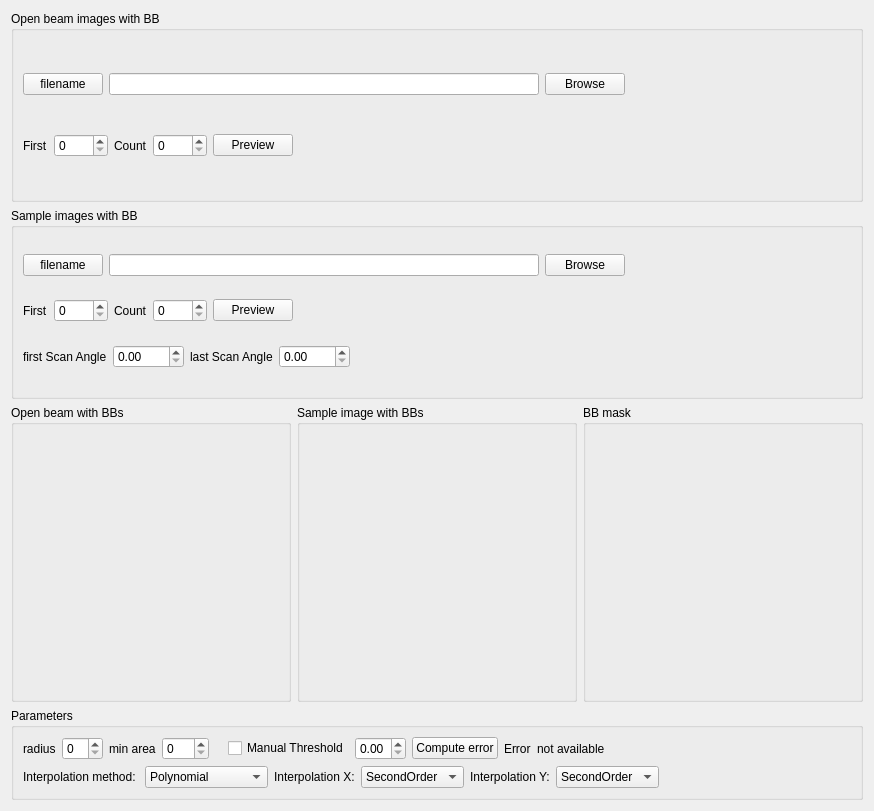
     <widget class="QWidget" name="tab_2">
      <attribute name="title">
       <string>BB images </string>
      </attribute>
      <layout class="QVBoxLayout" name="verticalLayout_3">
       <item>
        <widget class="QGroupBox" name="groupBox">
         <property name="title">
          <string>Open beam images with BB</string>
         </property>
         <layout class="QVBoxLayout" name="verticalLayout_5">
          <item>
           <layout class="QHBoxLayout" name="horizontalLayout_25">
            <item>
             <layout class="QVBoxLayout" name="verticalLayout_8">
              <item>
               <layout class="QHBoxLayout" name="horizontalLayout_17">
                <item>
                 <widget class="QPushButton" name="pushButton_filenameOBBB">
                  <property name="toolTip">
                   <string>&lt;html&gt;&lt;head/&gt;&lt;body&gt;&lt;p&gt;click to copy the filename&lt;/p&gt;&lt;/body&gt;&lt;/html&gt;</string>
                  </property>
                  <property name="text">
                   <string>filename</string>
                  </property>
                 </widget>
                </item>
                <item>
                 <widget class="QLineEdit" name="edit_OB_BB_mask"/>
                </item>
                <item>
                 <widget class="QPushButton" name="button_OBBBpath">
                  <property name="acceptDrops">
                   <bool>false</bool>
                  </property>
                  <property name="toolTip">
                   <string>Browse to select the open beam with black body images </string>
                  </property>
                  <property name="text">
                   <string>Browse</string>
                  </property>
                 </widget>
                </item>
               </layout>
              </item>
              <item>
               <layout class="QHBoxLayout" name="horizontalLayout">
                <item>
                 <widget class="QLabel" name="label">
                  <property name="minimumSize">
                   <size>
                    <width>0</width>
                    <height>0</height>
                   </size>
                  </property>
                  <property name="maximumSize">
                   <size>
                    <width>50</width>
                    <height>100</height>
                   </size>
                  </property>
                  <property name="text">
                   <string>First</string>
                  </property>
                 </widget>
                </item>
                <item>
                 <widget class="QSpinBox" name="spinFirstOBBB">
                  <property name="minimumSize">
                   <size>
                    <width>0</width>
                    <height>0</height>
                   </size>
                  </property>
                  <property name="toolTip">
                   <string>&lt;html&gt;&lt;head/&gt;&lt;body&gt;&lt;p&gt;First index of the open beam images with BB&lt;/p&gt;&lt;/body&gt;&lt;/html&gt;</string>
                  </property>
                  <property name="maximum">
                   <number>9999</number>
                  </property>
                 </widget>
                </item>
                <item>
                 <widget class="QLabel" name="label_2">
                  <property name="text">
                   <string>Count</string>
                  </property>
                 </widget>
                </item>
                <item>
                 <widget class="QSpinBox" name="spinCountsOBBB">
                  <property name="toolTip">
                   <string>&lt;html&gt;&lt;head/&gt;&lt;body&gt;&lt;p&gt;Number of open beam images with BB&lt;/p&gt;&lt;/body&gt;&lt;/html&gt;</string>
                  </property>
                  <property name="maximum">
                   <number>9999</number>
                  </property>
                 </widget>
                </item>
                <item>
                 <widget class="QPushButton" name="buttonPreviewOBBB">
                  <property name="toolTip">
                   <string>&lt;html&gt;&lt;head/&gt;&lt;body&gt;&lt;p&gt;click to Preview&lt;/p&gt;&lt;/body&gt;&lt;/html&gt;</string>
                  </property>
                  <property name="text">
                   <string>Preview</string>
                  </property>
                 </widget>
                </item>
                <item>
                 <spacer name="horizontalSpacer_12">
                  <property name="orientation">
                   <enum>Qt::Horizontal</enum>
                  </property>
                  <property name="sizeHint" stdset="0">
                   <size>
                    <width>40</width>
                    <height>20</height>
                   </size>
                  </property>
                 </spacer>
                </item>
               </layout>
              </item>
             </layout>
            </item>
            <item>
             <widget class="QtAddons::uxROIWidget" name="roiwidget_BB" native="true">
              <property name="minimumSize">
               <size>
                <width>220</width>
                <height>150</height>
               </size>
              </property>
             </widget>
            </item>
           </layout>
          </item>
         </layout>
        </widget>
       </item>
       <item>
        <widget class="QGroupBox" name="groupBox_2">
         <property name="title">
          <string>Sample images with BB</string>
         </property>
         <layout class="QVBoxLayout" name="verticalLayout_4">
          <item>
           <layout class="QHBoxLayout" name="horizontalLayout_4">
            <item>
             <layout class="QVBoxLayout" name="verticalLayout_7">
              <item>
               <layout class="QHBoxLayout" name="horizontalLayout_16">
                <item>
                 <widget class="QPushButton" name="pushButton_filenameBB">
                  <property name="toolTip">
                   <string>&lt;html&gt;&lt;head/&gt;&lt;body&gt;&lt;p&gt;click to copy the filename&lt;/p&gt;&lt;/body&gt;&lt;/html&gt;</string>
                  </property>
                  <property name="text">
                   <string>filename</string>
                  </property>
                 </widget>
                </item>
                <item>
                 <widget class="QLineEdit" name="edit_sample_BB_mask"/>
                </item>
                <item>
                 <widget class="QPushButton" name="button_sampleBBpath">
                  <property name="acceptDrops">
                   <bool>false</bool>
                  </property>
                  <property name="toolTip">
                   <string>&lt;html&gt;&lt;head/&gt;&lt;body&gt;&lt;p&gt;Browse to select the sample images with BB&lt;/p&gt;&lt;/body&gt;&lt;/html&gt;</string>
                  </property>
                  <property name="text">
                   <string>Browse</string>
                  </property>
                 </widget>
                </item>
               </layout>
              </item>
              <item>
               <layout class="QHBoxLayout" name="horizontalLayout_3">
                <item>
                 <widget class="QLabel" name="label_9">
                  <property name="minimumSize">
                   <size>
                    <width>0</width>
                    <height>0</height>
                   </size>
                  </property>
                  <property name="maximumSize">
                   <size>
                    <width>50</width>
                    <height>100</height>
                   </size>
                  </property>
                  <property name="text">
                   <string>First</string>
                  </property>
                 </widget>
                </item>
                <item>
                 <widget class="QSpinBox" name="spinFirstsampleBB">
                  <property name="minimumSize">
                   <size>
                    <width>0</width>
                    <height>0</height>
                   </size>
                  </property>
                  <property name="acceptDrops">
                   <bool>false</bool>
                  </property>
                  <property name="toolTip">
                   <string>&lt;html&gt;&lt;head/&gt;&lt;body&gt;&lt;p&gt;first index of the sample images with BB&lt;/p&gt;&lt;p&gt;&lt;br/&gt;&lt;/p&gt;&lt;/body&gt;&lt;/html&gt;</string>
                  </property>
                  <property name="maximum">
                   <number>9999</number>
                  </property>
                 </widget>
                </item>
                <item>
                 <widget class="QLabel" name="label_10">
                  <property name="text">
                   <string>Count</string>
                  </property>
                 </widget>
                </item>
                <item>
                 <widget class="QSpinBox" name="spinCountsampleBB">
                  <property name="toolTip">
                   <string>&lt;html&gt;&lt;head/&gt;&lt;body&gt;&lt;p&gt;Number of sample images with BB&lt;/p&gt;&lt;/body&gt;&lt;/html&gt;</string>
                  </property>
                  <property name="maximum">
                   <number>9999</number>
                  </property>
                 </widget>
                </item>
                <item>
                 <widget class="QPushButton" name="buttonPreviewsampleBB">
                  <property name="toolTip">
                   <string>&lt;html&gt;&lt;head/&gt;&lt;body&gt;&lt;p&gt;Click to Preview&lt;/p&gt;&lt;/body&gt;&lt;/html&gt;</string>
                  </property>
                  <property name="text">
                   <string>Preview</string>
                  </property>
                 </widget>
                </item>
                <item>
                 <spacer name="horizontalSpacer_15">
                  <property name="orientation">
                   <enum>Qt::Horizontal</enum>
                  </property>
                  <property name="sizeHint" stdset="0">
                   <size>
                    <width>40</width>
                    <height>20</height>
                   </size>
                  </property>
                 </spacer>
                </item>
               </layout>
              </item>
              <item>
               <layout class="QHBoxLayout" name="horizontalLayout_10">
                <item>
                 <widget class="QLabel" name="label_21">
                  <property name="text">
                   <string>first Scan Angle</string>
                  </property>
                 </widget>
                </item>
                <item>
                 <widget class="QDoubleSpinBox" name="spinFirstAngle">
                  <property name="toolTip">
                   <string>&lt;html&gt;&lt;head/&gt;&lt;body&gt;&lt;p&gt;projection angle corresponding to the first sample image with BB&lt;/p&gt;&lt;/body&gt;&lt;/html&gt;</string>
                  </property>
                  <property name="maximum">
                   <double>9999.989999999999782</double>
                  </property>
                 </widget>
                </item>
                <item>
                 <widget class="QLabel" name="label_22">
                  <property name="text">
                   <string>last Scan Angle</string>
                  </property>
                 </widget>
                </item>
                <item>
                 <widget class="QDoubleSpinBox" name="spinLastAngle">
                  <property name="cursor">
                   <cursorShape>CrossCursor</cursorShape>
                  </property>
                  <property name="toolTip">
                   <string>&lt;html&gt;&lt;head/&gt;&lt;body&gt;&lt;p&gt;projection angle corresponding to the last sample image with BB&lt;/p&gt;&lt;/body&gt;&lt;/html&gt;</string>
                  </property>
                  <property name="maximum">
                   <double>9999.989999999999782</double>
                  </property>
                 </widget>
                </item>
                <item>
                 <spacer name="horizontalSpacer_7">
                  <property name="orientation">
                   <enum>Qt::Horizontal</enum>
                  </property>
                  <property name="sizeHint" stdset="0">
                   <size>
                    <width>40</width>
                    <height>20</height>
                   </size>
                  </property>
                 </spacer>
                </item>
               </layout>
              </item>
             </layout>
            </item>
            <item>
             <widget class="QtAddons::uxROIWidget" name="roiwidget_doseROI" native="true">
              <property name="minimumSize">
               <size>
                <width>220</width>
                <height>150</height>
               </size>
              </property>
             </widget>
            </item>
           </layout>
          </item>
         </layout>
        </widget>
       </item>
       <item>
        <layout class="QHBoxLayout" name="horizontalLayout_15">
         <item>
          <widget class="QGroupBox" name="groupBox_4">
           <property name="sizePolicy">
            <sizepolicy hsizetype="MinimumExpanding" vsizetype="Preferred">
             <horstretch>0</horstretch>
             <verstretch>0</verstretch>
            </sizepolicy>
           </property>
           <property name="title">
            <string>Open beam with BBs</string>
           </property>
           <layout class="QHBoxLayout" name="horizontalLayout_2">
            <item>
             <widget class="QtAddons::ImageViewerWidget" name="ob_bb_Viewer" native="true">
              <property name="minimumSize">
               <size>
                <width>256</width>
                <height>256</height>
               </size>
              </property>
             </widget>
            </item>
           </layout>
          </widget>
         </item>
         <item>
          <widget class="QGroupBox" name="groupBox_5">
           <property name="sizePolicy">
            <sizepolicy hsizetype="MinimumExpanding" vsizetype="Preferred">
             <horstretch>0</horstretch>
             <verstretch>0</verstretch>
            </sizepolicy>
           </property>
           <property name="title">
            <string>Sample image with BBs</string>
           </property>
           <layout class="QHBoxLayout" name="horizontalLayout_19">
            <item>
             <widget class="QtAddons::ImageViewerWidget" name="sample_bb_Viewer" native="true">
              <property name="minimumSize">
               <size>
                <width>256</width>
                <height>256</height>
               </size>
              </property>
             </widget>
            </item>
           </layout>
          </widget>
         </item>
         <item>
          <widget class="QGroupBox" name="groupBox_6">
           <property name="title">
            <string>BB mask</string>
           </property>
           <layout class="QHBoxLayout" name="horizontalLayout_20">
            <item>
             <widget class="QtAddons::ImageViewerWidget" name="mask_Viewer" native="true">
              <property name="sizePolicy">
               <sizepolicy hsizetype="MinimumExpanding" vsizetype="Preferred">
                <horstretch>0</horstretch>
                <verstretch>0</verstretch>
               </sizepolicy>
              </property>
              <property name="minimumSize">
               <size>
                <width>256</width>
                <height>256</height>
               </size>
              </property>
             </widget>
            </item>
           </layout>
          </widget>
         </item>
        </layout>
       </item>
       <item>
        <widget class="QGroupBox" name="groupBox_3">
         <property name="sizePolicy">
          <sizepolicy hsizetype="Minimum" vsizetype="Minimum">
           <horstretch>0</horstretch>
           <verstretch>0</verstretch>
          </sizepolicy>
         </property>
         <property name="title">
          <string>Parameters</string>
         </property>
         <layout class="QVBoxLayout" name="verticalLayout">
          <item>
           <layout class="QHBoxLayout" name="horizontalLayout_9">
            <item>
             <widget class="QLabel" name="label_16">
              <property name="text">
               <string>radius</string>
              </property>
             </widget>
            </item>
            <item>
             <widget class="QSpinBox" name="spinRadius">
              <property name="toolTip">
               <string>&lt;html&gt;&lt;head/&gt;&lt;body&gt;&lt;p&gt;select the dimensions of the BBs in the mask&lt;/p&gt;&lt;/body&gt;&lt;/html&gt;</string>
              </property>
             </widget>
            </item>
            <item>
             <widget class="QLabel" name="label_18">
              <property name="text">
               <string>min area</string>
              </property>
             </widget>
            </item>
            <item>
             <widget class="QSpinBox" name="spin_minarea">
              <property name="toolTip">
               <string>&lt;html&gt;&lt;head/&gt;&lt;body&gt;&lt;p&gt;Min area for a segmented object to be considered a BB. Objects with smaller areas are considered noise and removed from segmentation.&lt;/p&gt;&lt;/body&gt;&lt;/html&gt;</string>
              </property>
              <property name="maximum">
               <number>999</number>
              </property>
             </widget>
            </item>
            <item>
             <widget class="QLabel" name="label_30">
              <property name="text">
               <string/>
              </property>
             </widget>
            </item>
            <item>
             <widget class="QCheckBox" name="checkBox_thresh">
              <property name="toolTip">
               <string>&lt;html&gt;&lt;head/&gt;&lt;body&gt;&lt;p&gt;Select manual threshold for BB segmentation. Threshold should be a normalized values between 0.0 and 1.0. Values below the theshold are considerd as BB. If unchecked, Otsu thresholding is applied&lt;/p&gt;&lt;/body&gt;&lt;/html&gt;</string>
              </property>
              <property name="text">
               <string>Manual Threshold</string>
              </property>
             </widget>
            </item>
            <item>
             <widget class="QDoubleSpinBox" name="spinThresh">
              <property name="toolTip">
               <string>&lt;html&gt;&lt;head/&gt;&lt;body&gt;&lt;p&gt;Manual thresholding, normalized value between 0 and 1&lt;/p&gt;&lt;/body&gt;&lt;/html&gt;</string>
              </property>
              <property name="maximum">
               <double>1.000000000000000</double>
              </property>
              <property name="singleStep">
               <double>0.010000000000000</double>
              </property>
             </widget>
            </item>
            <item>
             <widget class="QPushButton" name="errorButton">
              <property name="toolTip">
               <string>&lt;html&gt;&lt;head/&gt;&lt;body&gt;&lt;p&gt;Compute the interpolation error in the case of the polynomial interpolation&lt;/p&gt;&lt;/body&gt;&lt;/html&gt;</string>
              </property>
              <property name="text">
               <string>Compute error</string>
              </property>
             </widget>
            </item>
            <item>
             <widget class="QLabel" name="label_31">
              <property name="text">
               <string>Error</string>
              </property>
             </widget>
            </item>
            <item>
             <widget class="QLabel" name="label_error">
              <property name="text">
               <string>not available</string>
              </property>
             </widget>
            </item>
            <item>
             <spacer name="horizontalSpacer_16">
              <property name="orientation">
               <enum>Qt::Horizontal</enum>
              </property>
              <property name="sizeHint" stdset="0">
               <size>
                <width>40</width>
                <height>20</height>
               </size>
              </property>
             </spacer>
            </item>
           </layout>
          </item>
          <item>
           <layout class="QHBoxLayout" name="horizontalLayout_11">
            <item>
             <widget class="QLabel" name="label_29">
              <property name="text">
               <string>Interpolation method: </string>
              </property>
             </widget>
            </item>
            <item>
             <widget class="QComboBox" name="combo_InterpolationMethod">
              <property name="toolTip">
               <string>&lt;html&gt;&lt;head/&gt;&lt;body&gt;&lt;p&gt;Selects the interpolation method. &lt;/p&gt;&lt;/body&gt;&lt;/html&gt;</string>
              </property>
              <item>
               <property name="text">
                <string>Polynomial</string>
               </property>
              </item>
              <item>
               <property name="text">
                <string>ThinPlateSplines</string>
               </property>
              </item>
             </widget>
            </item>
            <item>
             <widget class="QLabel" name="label_23">
              <property name="text">
               <string>Interpolation X:</string>
              </property>
             </widget>
            </item>
            <item>
             <widget class="QComboBox" name="combo_IntMeth_X">
              <property name="toolTip">
               <string>&lt;html&gt;&lt;head/&gt;&lt;body&gt;&lt;p&gt;Selects the order of the polynomial interpolation along X&lt;/p&gt;&lt;/body&gt;&lt;/html&gt;</string>
              </property>
              <item>
               <property name="text">
                <string>SecondOrder</string>
               </property>
              </item>
              <item>
               <property name="text">
                <string>FirstOrder</string>
               </property>
              </item>
              <item>
               <property name="text">
                <string>ZeroOrder</string>
               </property>
              </item>
             </widget>
            </item>
            <item>
             <widget class="QLabel" name="label_24">
              <property name="text">
               <string>Interpolation Y:</string>
              </property>
             </widget>
            </item>
            <item>
             <widget class="QComboBox" name="combo_IntMeth_Y">
              <property name="toolTip">
               <string>&lt;html&gt;&lt;head/&gt;&lt;body&gt;&lt;p&gt;Select the order of the polynomial interpolation along Y&lt;/p&gt;&lt;/body&gt;&lt;/html&gt;</string>
              </property>
              <item>
               <property name="text">
                <string>SecondOrder</string>
               </property>
              </item>
              <item>
               <property name="text">
                <string>FirstOrder</string>
               </property>
              </item>
              <item>
               <property name="text">
                <string>ZeroOrder</string>
               </property>
              </item>
             </widget>
            </item>
            <item>
             <spacer name="horizontalSpacer_17">
              <property name="orientation">
               <enum>Qt::Horizontal</enum>
              </property>
              <property name="sizeHint" stdset="0">
               <size>
                <width>40</width>
                <height>20</height>
               </size>
              </property>
             </spacer>
            </item>
           </layout>
          </item>
         </layout>
        </widget>
       </item>
      </layout>
     </widget>
